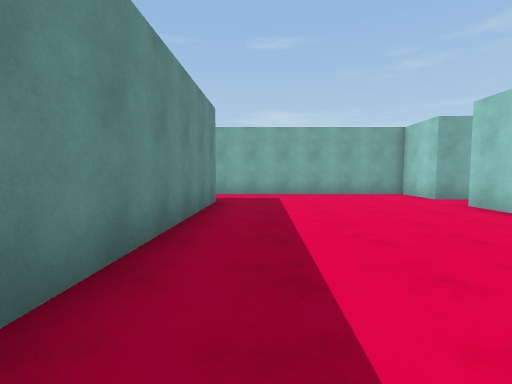
[1] (above)

16 first-person views from a walk through a 3-D level made in the Unity game engine. The camera is 1.4 m above the floor, tilts 4° down and sees 85° across. The floor is counted in squares, 2 m on a side. Each view is taken from the middle of a square. On the plan, view 1 faces up. The plan holds only what a view shows up to about 9 squares ahead; the rest is blank. The place goes on beyond the plan. The player is left out.

[2]
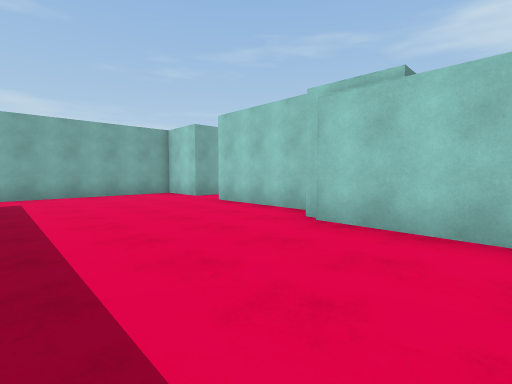

[3]
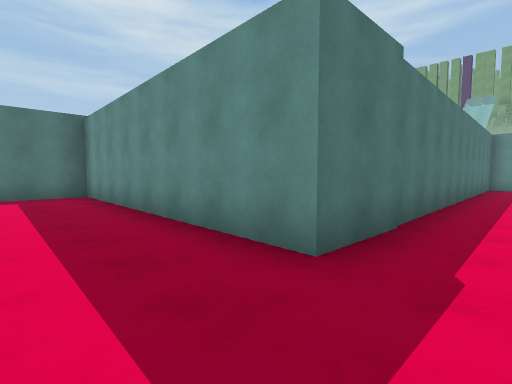

[4]
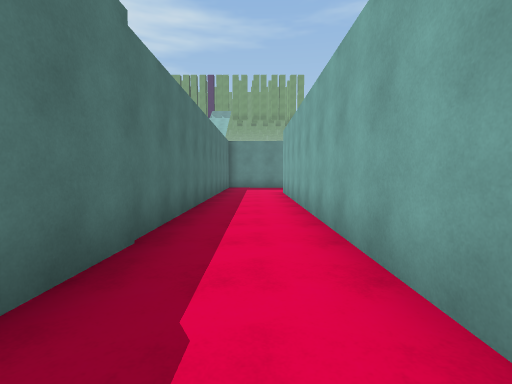

[5]
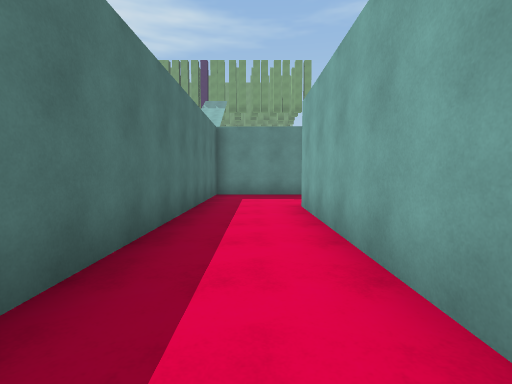

[6]
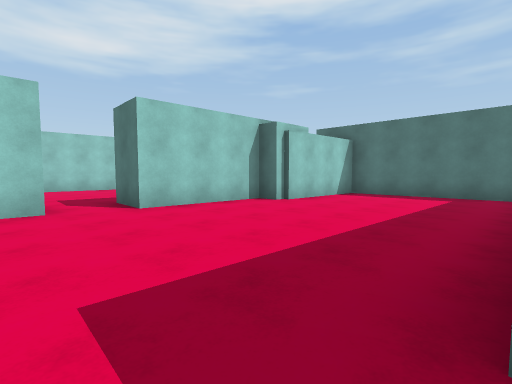

[7]
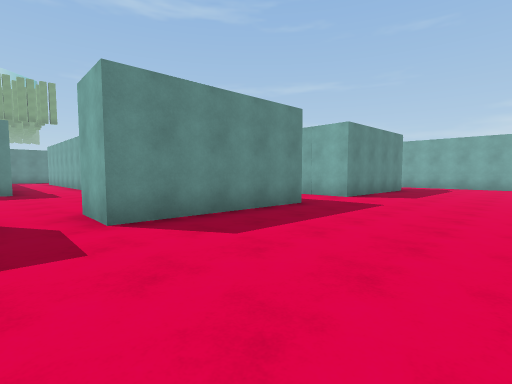

[8]
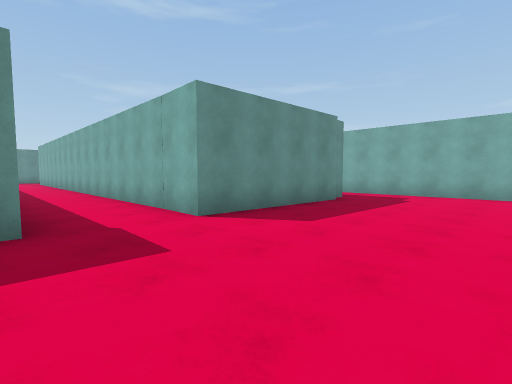

[9]
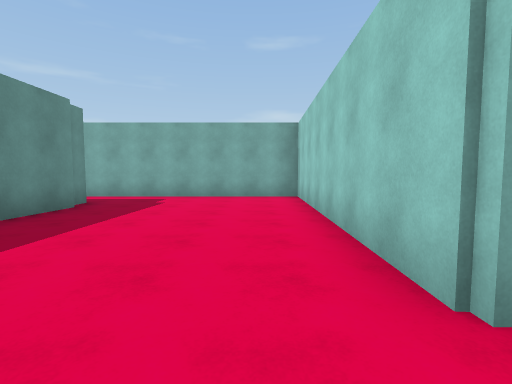

[10]
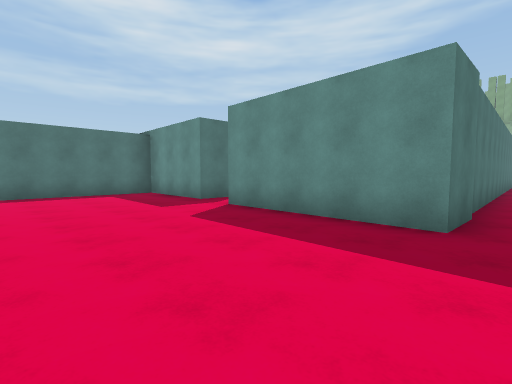

[11]
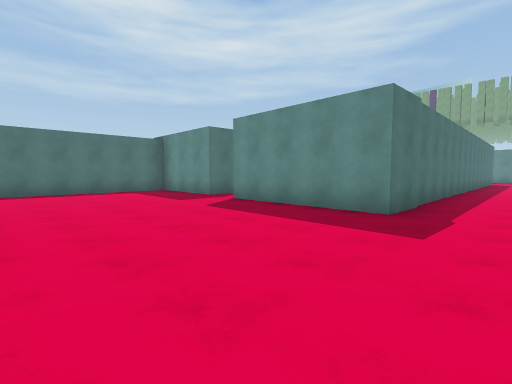

[12]
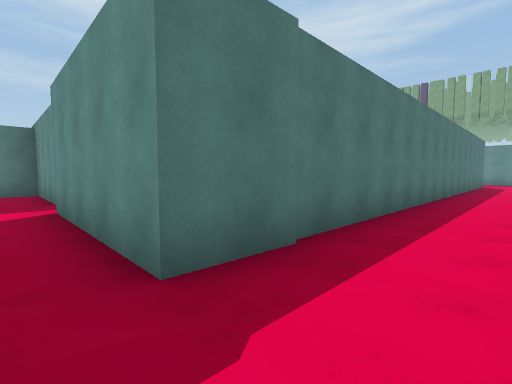

[13]
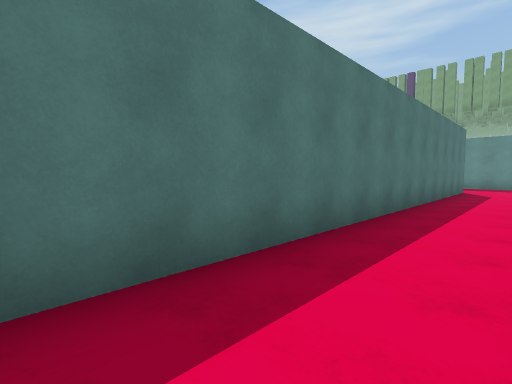

[14]
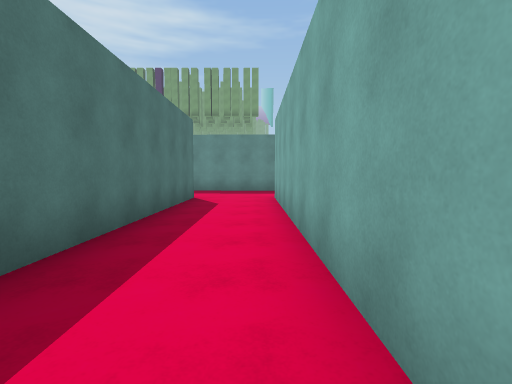

[15]
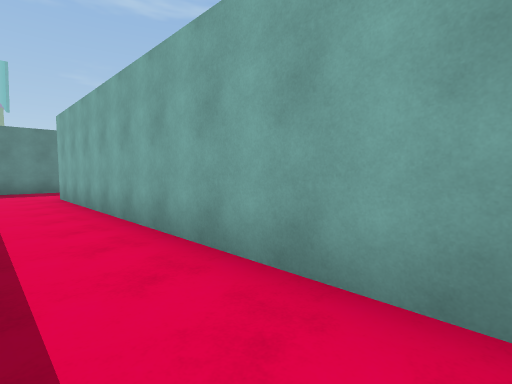

[16]
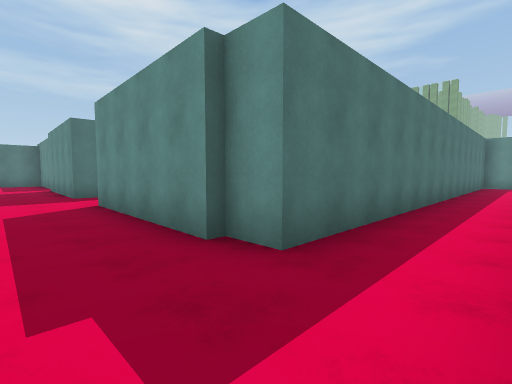

### Floor plan
Points are (right, up) in squares from view 1. A wall is a line through its corners. A room is listed if a view was taken in it or the views show most of it. See-through windows are left out.
Room 1 (views 1, 2, 3, 4, 5, 6)
walls: (4.7, 7.2) (4.7, 8.9) (-9.8, 8.9); (3.4, -0.4) (3.5, 2.6) (4.3, 2.6) (4.4, 5.8); (-10.4, 6.8) (-1, 6.8) (-1.2, -1) (2.8, -1)
ways out: opening at (5, 6.5) to room 2; opening at (-10, 7.5)
Room 2 (views 7, 8, 9, 10, 11, 12, 13, 14, 15, 16)
walls: (6.4, 17.7) (6.3, 13.5) (-9.8, 13.5); (11, 13.1) (11.2, 17.9); (4.4, 5.8) (5.8, 5.7) (5.7, 2.6) (10.6, 2.6); (11.2, 20.2) (5, 20.2); (-3.2, 18.4) (6.1, 18.4) (6.1, 17.6); (-9.8, 11.3) (6.2, 11.3) (6, 7.2) (4.7, 7.2)
ways out: opening at (5, 6.5) to room 1; opening at (-9.5, 12.5)

Where each view was taken, in squares from view 1:
view 1: 0 up, 0 right, facing up
view 2: 0 up, 0 right, facing up-right
view 3: 8 up, 1 right, facing down-left
view 4: 8 up, 0 right, facing left
view 5: 8 up, 4 left, facing left
view 6: 8 up, 1 left, facing down-right
view 7: 6 up, 10 right, facing up-left
view 8: 11 up, 10 right, facing up-left
view 9: 12 up, 10 right, facing up
view 10: 12 up, 10 right, facing down-left
view 11: 13 up, 11 right, facing down-left
view 12: 13 up, 7 right, facing down-left
view 13: 13 up, 2 right, facing down-left
view 14: 13 up, 2 left, facing left
view 15: 12 up, 1 left, facing up-left
view 16: 20 up, 8 right, facing down-left
